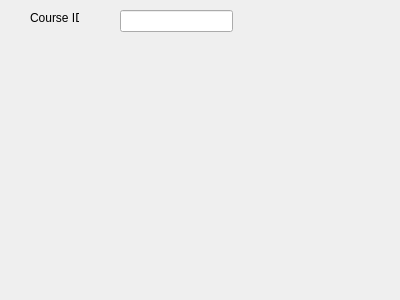
<?xml version="1.0" encoding="UTF-8"?>
<ui version="4.0">
 <class>viewcourse</class>
 <widget class="QDialog" name="viewcourse">
  <property name="geometry">
   <rect>
    <x>0</x>
    <y>0</y>
    <width>400</width>
    <height>300</height>
   </rect>
  </property>
  <property name="windowTitle">
   <string>Dialog</string>
  </property>
  <widget class="QLabel" name="label">
   <property name="geometry">
    <rect>
     <x>30</x>
     <y>10</y>
     <width>49</width>
     <height>16</height>
    </rect>
   </property>
   <property name="text">
    <string>Course ID</string>
   </property>
  </widget>
  <widget class="QLineEdit" name="lineEdit">
   <property name="geometry">
    <rect>
     <x>120</x>
     <y>10</y>
     <width>113</width>
     <height>22</height>
    </rect>
   </property>
  </widget>
 </widget>
 <resources/>
 <connections/>
</ui>
